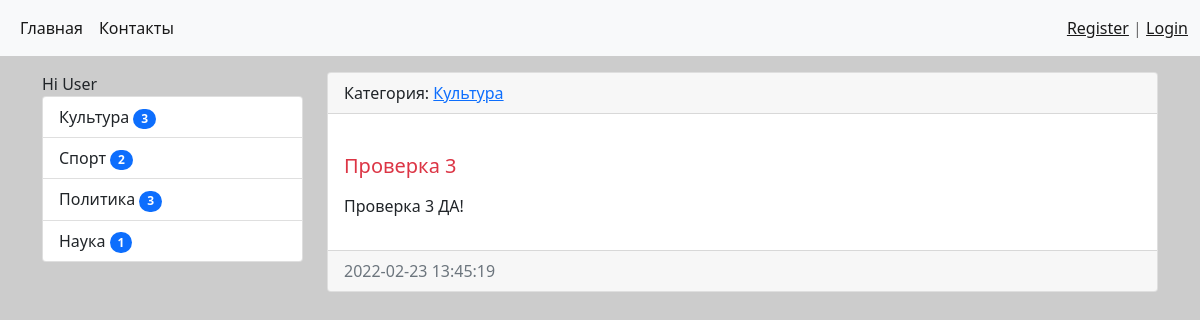
The app's page /news/11/ with its own data.
### news/models.py (models this page shows, shortened)
class Category(models.Model):
    title = models.CharField(max_length=150, db_index=True, verbose_name='Наименование категории')
    def get_absolute_url(self):
        return reverse("category", kwargs={"category_id": self.pk})
    def __str__(self): # Функция, которая показывает строковое представление объектов
        return self.title
    class Meta:
        verbose_name = 'Категория'
        verbose_name_plural = 'Категории'
        ordering = ['title']

class News(models.Model):
    title = models.CharField(max_length=150, verbose_name='Наименование')
    content = models.TextField(blank=True, verbose_name='Контент')
    created_at = models.DateTimeField(auto_now_add=True, verbose_name='Дата публикации')
    updated_at = models.DateTimeField(auto_now=True, verbose_name='Дата правки')
    photo = models.ImageField(upload_to=f'photos/%Y/%m/%d', verbose_name='Фото', blank=True)
    is_published = models.BooleanField(default=True, verbose_name='Опубликованно')
    category = models.ForeignKey('Category', on_delete=models.PROTECT, verbose_name='Категория') # Связывание этой области с таблицей категорий. Параметр null нужен потому, что мы уже ранее создали таблицу и без этого параметра ее просто нельзя будет поменять, т.к. данных то там нет, а мы добавляем новое поле
    class Meta:
        verbose_name = 'Новость'
        verbose_name_plural = 'Новости'
        ordering = ['-created_at']

### news/views.py (the view)
# urls.py: path('news/<int:news_id>/', ViewNews.as_view(), name='view_news'),
class ViewNews(DetailView):
    model = News
    pk_url_kwarg = 'news_id' # Наш pk или наш id он приходит в urls.py в виде параметра news_id
    context_object_name = 'news_item'

### news/templatetags/news_tags.py (called while the page is built)
@register.inclusion_tag('news/list_categories.html') # Тег и параметром передается где он создан
def show_categories(arg1='Hello', arg2='world'): # Создание уже сложного тега, который может и выводить данные и рендерить их, т.е. отображать
    categories = cache.get('categories')
    if not categories:
        categories = Category.objects.annotate(cnt=Count('news', filter=F('news__is_published'))).filter(cnt__gt=0)
        cache.set('categories', categories, 30)
    return {'categories': categories, 'arg1': arg1, 'arg2': arg2}

### news/templates/news/news_detail.html (shortened to what this page needs)
{% extends 'base.html' %}
{% block sidebar %}
    {% include 'inc/_sidebar.html' %}
{% endblock %}
{% block content %}
<div class="card mb-3">
    <div class="card-header">
        Категория: <a href="{{ news_item.category.get_absolute_url }}">{{ news_item.category }}</a>
    </div>
    <div class="card-body">
        <div class="media">
            <div class="media-body">
                <h5 class="card-title {% cycle 'text-danger' 'text-success' %}">{{ news_item.title }}</h5>
                {% autoescape off %}
                <p class="card-text">{{ news_item.content|safe|linebreaks }}</p>
                {% endautoescape %}
            </div>
        </div>
    </div>
    <div class="card-footer text-muted">
        {{ news_item.created_at|date:'Y-m-d H:i:s' }}
    </div>
</div>
{% endblock %}

### news/templates/news/list_categories.html
<div class="list-group">
    {{ arg1 }} {{ arg2 }}
    {% for item in categories %}
    <a href="{{ item.get_absolute_url }}" class="list-group-item list-group-item-action">{{ item.title }} <span class="badge bg-primary rounded-pill">{{ item.cnt }}</span> </a>
    {% endfor %}
</div>

### mysite/static/css/style.css (style rules this page uses)
body { background-color: #ccc; }

### records on screen
Category: title "Культура", cnt "3"
Category: title "Спорт", cnt "2"
Category: title "Политика", cnt "3"
Category: title "Наука", cnt "1"
News: category "Культура", title "Проверка 3", content "Проверка 3 ДА!", created_at "2022-02-23 13:45:19"

### other values on screen
{{ arg1 }} "Hi"
{{ arg2 }} "User"
